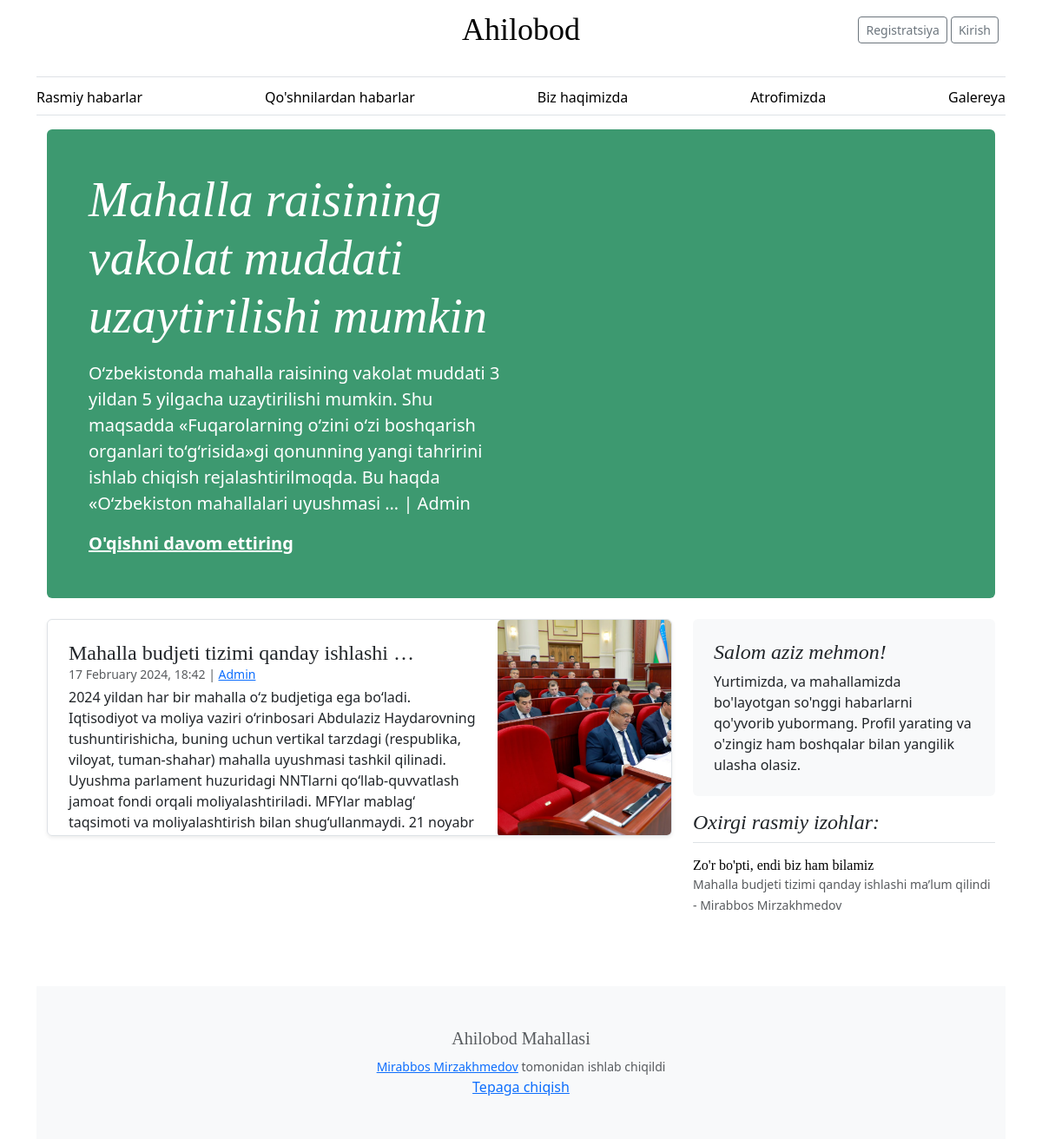
Before: / with the older database file.
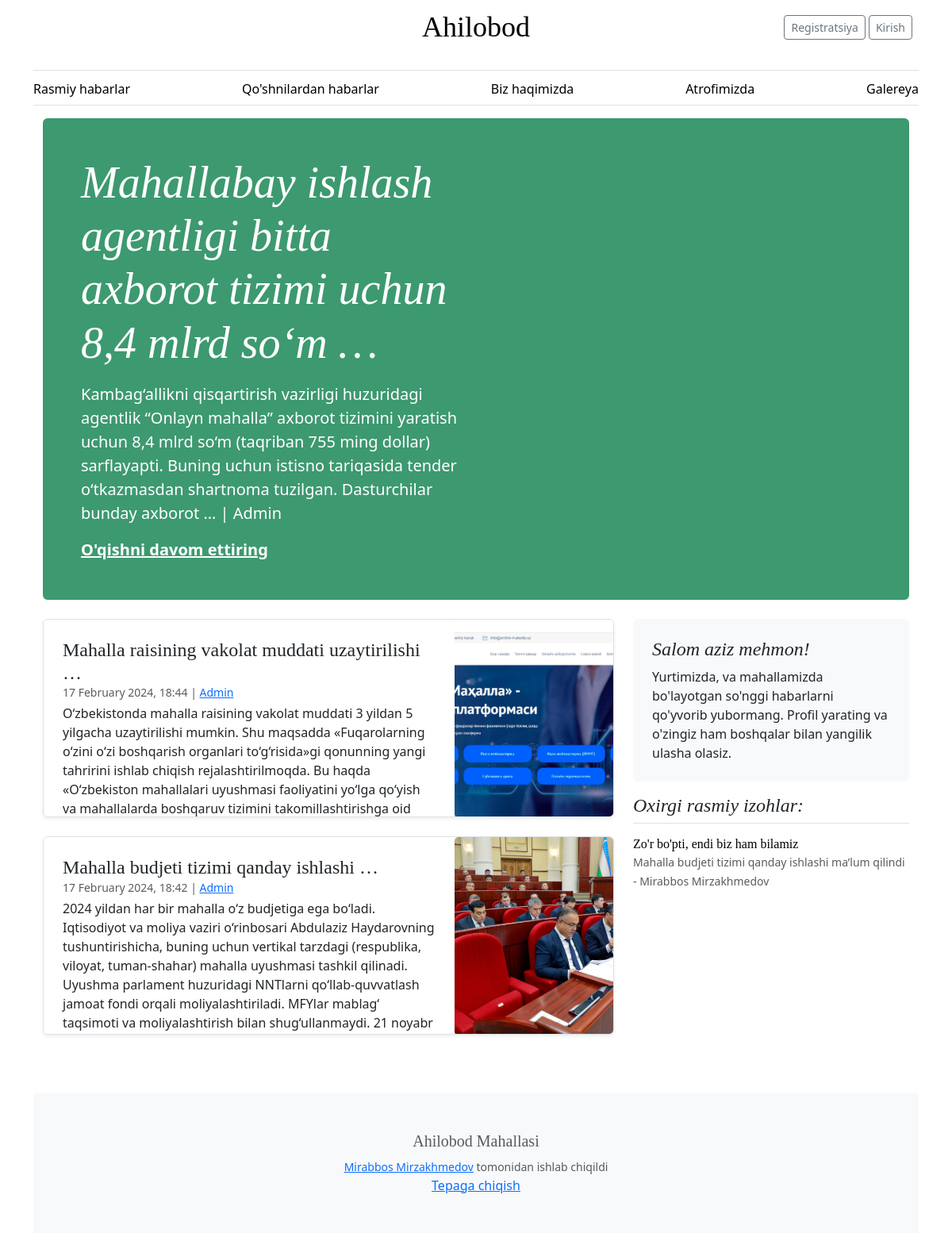
After: the same page with the newer database file.
### webapp/models.py (models this page shows, shortened)
class Post(models.Model):
    post_id = models.AutoField(primary_key=True)
    title = models.CharField(max_length=255)
    full_text = RichTextField(blank=True, null=True)
    created_at = models.DateTimeField(default=timezone.now)
    user_id = models.ForeignKey(User, on_delete=models.CASCADE, related_name='posts')
    updated_at = models.DateTimeField(auto_now=True)
    image = models.ImageField(upload_to='posts/', default='posts/default.webp')

class User(AbstractUser):
    user_id = models.AutoField(primary_key=True)
    phone_number = models.CharField(max_length=20)
    profile_pic = models.ImageField(null=True, upload_to='profile/')
    bio = models.TextField(blank=True, null=True)
    created_at = models.DateTimeField(default=timezone.now)
    updated_at = models.DateTimeField(auto_now=True)

class Comment(models.Model):
    comment_id = models.AutoField(primary_key=True)
    post = models.ForeignKey(Post, on_delete=models.CASCADE, related_name='comments')
    user = models.ForeignKey(User, on_delete=models.CASCADE, related_name='comments')
    comment_text = models.TextField()
    created_at = models.DateTimeField(default=timezone.now)

### webapp/views.py (the view)
# urls.py: path('', views.index, name='home'),
def index(request):
    posts = Post.objects.all().order_by('-created_at')
    comments = Comment.objects.all().order_by('-created_at')
    latest_news = posts.first()
    other_posts = posts[1:]
    last_five = comments[:5]
    data = {
        'last_five': last_five,
        'posts': posts,
        'latest_news': latest_news,
        'other_posts': other_posts,
        'title': "So'nggi yangiliklar",
    }
    return render(request, 'webapp/index.html', data)

### webapp/templates/webapp/index.html (shortened to what this page needs)
{% extends 'webapp/layout.html' %}
{% block body %}
    <div class="p-4 p-md-5 mb-4 rounded text-body-emphasis bg-body-secondary">
        <div class="col-lg-6 px-0">
            <h1 class="display-4 fst-italic">{{ latest_news.title|truncatewords:10|striptags|safe }}</h1>
            <p class="lead my-3">{{ latest_news.full_text|truncatewords:30|striptags|safe }} | {{ latest_news.user_id.first_name }} {{ latest_news.user_id.last_name }}</p>
            <p class="lead mb-0"><a href="{% url 'news-detail' latest_news.post_id %}" class="text-body-emphasis fw-bold">O'qishni davom ettiring</a></p>
        </div>
    </div>
    <div class="row mb-2">
        <div class="col-md-8">
            {% for post in other_posts  %}
                <div class="row g-0 border rounded overflow-hidden flex-md-row mb-4 shadow-sm h-md-250 position-relative">
                    <div class="col p-4 d-flex flex-column position-static">
                        <h4 class="mb-0">{{ post.title|truncatewords:5|striptags|safe }}</h4>
                        <small class="mb-1 text-body-secondary">{{ post.created_at|date:"j F Y, G:i" }} | <a href="{% url 'profile' post.user_id_id %}">{{ post.user_id.first_name }} {{ post.user_id.last_name }}</a></small>
                        <p class="card-text mb-auto">{{ post.full_text|truncatewords:50|striptags|safe }} <a style="text-decoration: none" href="{% url 'news-detail' post.post_id %}" class="icon-link gap-1 icon-link-hover stretched-link">Batafsil...</a></p>
                    </div>
                    <div class="col-auto d-none d-lg-block">
                        {% if post.image %}
                            <div class="image-container" style="width: 200px; height: 250px; overflow: hidden;">
                                <img class="bd-placeholder-img" style="width: 100%; height: 100%; object-fit: cover;" src="{{ post.image.url }}" alt="{{ post.title }}">
                            </div>
                        {% endif %}
                    </div>
                </div>
            {% endfor %}
        </div>
        <div class="col-md-4">
            <div class="position-sticky" style="top: 2rem;">
                {% if user.is_authenticated %}
                    <div class="p-4 mb-3 bg-body-tertiary rounded">
                        <h4 class="fst-italic">Xush kelibsiz, {{ user.first_name }}!</h4>
                        <p class="mb-0">Yurtimizda, va mahallamizda bo'layotgan so'nggi habarlarni qo'yvorib yubormang.
                        O'qing, izohlar yozing va biz haqimizda boshqalarga ayting.</p>
                    </div>
                {% else %}
                    <div class="p-4 mb-3 bg-body-tertiary rounded">
                        <h4 class="fst-italic">Salom aziz mehmon!</h4>
                        <p class="mb-0">Yurtimizda, va mahallamizda bo'layotgan so'nggi habarlarni qo'yvorib yubormang.
                        Profil yarating va o'zingiz ham boshqalar bilan yangilik ulasha olasiz.</p>
                    </div>
                {% endif %}
                <div>
                    <h4 class="fst-italic">Oxirgi rasmiy izohlar:</h4>
                    <ul class="list-unstyled">
                        {% for comment in last_five %}
                        <li>
                            <a class="d-flex flex-column flex-lg-row gap-3 align-items-start align-items-lg-center py-3 link-body-emphasis text-decoration-none border-top"
                               href="{% url 'news-detail' comment.post.post_id %}">
                                <div class="col-lg-12">
                                    <h6 class="mb-0">{{ comment.comment_text }}</h6>
                                    <small class="text-body-secondary">{{ comment.post.title }} - {{ comment.user.first_name }} {{ comment.user.last_name }}</small>
                                </div>
                            </a>
                        </li>
                        {% endfor %}
                    </ul>
                </div>
            </div>
        </div>
    </div>
{% endblock %}

### webapp/templates/webapp/layout.html (shortened to what this page needs)
<!DOCTYPE html>
<html lang="en">
<head>
    {% load static %}
    <link
        href="https://cdn.jsdelivr.net/npm/bootstrap@5.3.2/dist/css/bootstrap.min.css"
        rel="stylesheet"
>
    <link rel="stylesheet" href="{% static 'css/blog.css' %}">
</head>
<body>
<div class="container">
    <header class="border-bottom lh-1 py-3">
        <div class="row flex-nowrap justify-content-between align-items-center">
            <div class="col-4 pt-1">
            </div>
            <div class="col-4 text-center">
                <a class="blog-header-logo text-body-emphasis text-decoration-none"
                   href="{% url 'home' %}">Ahilobod</a>
            </div>
            <div class="col-4 d-flex justify-content-end align-items-center">
                {% if user.is_authenticated %}
                    {% if user.is_staff == True %}
                        <div>
                            <a class="btn btn-sm btn-outline-secondary" href="{% url 'create' %}">Rasmiy yangilik yozish</a>
                            <a class="btn btn-sm btn-outline-secondary" href="{% url 'notify-neighbors' %}">Suhbat boshlash</a>
                            <a class="btn btn-sm btn-outline-secondary" href="{% url 'logout' %}">Chiqish</a>
                        </div>
                    {% else %}
                        <div>
                            <a class="btn btn-sm btn-outline-secondary" href="{% url 'notify-neighbors' %}">Suhbat boshlash</a>
                            <a class="btn btn-sm btn-outline-secondary" href="{% url 'logout' %}">Chiqish</a>
                        </div>
                    {% endif %}
                {% else %}
                    <div>
                        <a class="btn btn-sm btn-outline-secondary"
                           href="{% url 'register' %}">Registratsiya</a>
                        <a class="btn btn-sm btn-outline-secondary"
                           href="{% url 'login' %}">Kirish</a>
                    </div>
                {% endif %}
            </div>
        </div>
    </header>
    <div class="nav-scroller py-1 mb-3 border-bottom">
        <nav class="nav nav-underline justify-content-between">
            <a class="nav-item nav-link link-body-emphasis"
               href="{% url 'home' %}">Rasmiy habarlar</a>
            <a class="nav-item nav-link link-body-emphasis"
               href="{% url 'neighbors' %}">Qo'shnilardan habarlar</a>
            <a class="nav-item nav-link link-body-emphasis"
               href="{% url 'about' %}">Biz haqimizda</a>
            <a class="nav-item nav-link link-body-emphasis"
               href="{% url 'business' %}">Atrofimizda</a>
            <a class="nav-item nav-link link-body-emphasis"
               href="{% url 'gallery' %}">Galereya</a>
        </nav>
    </div>
    <main class="container">
        {% block body %}
        {% endblock %}
    </main>
    <footer style="margin-top: 50px;" class="py-5 text-center text-body-secondary bg-body-tertiary">
        <h5>Ahilobod Mahallasi</h5>
        <small><a href="https://t.me/mirabbos_developer">Mirabbos
            Mirzakhmedov</a> tomonidan ishlab chiqildi</small>
        <p class="mb-0">
            <a href="#">Tepaga chiqish</a>
        </p>
    </footer>
</div>
</body>
</html>

### webapp/static/css/blog.css (style rules this page uses)
.blog-header-logo { font-family: "Playfair Display", Georgia, "Times New Roman", serif; font-size: 2.25rem; }
h1, h2, h3, h4, h5, h6 { font-family: "Playfair Display", Georgia, "Times New Roman", serif; }
@media (min-width: 768px) { .h-md-250 { height: 250px; } }
.row { margin-bottom: 20px; }
.image-container { text-align: center; position: relative; }
.image-container img { max-width: 100%; height: 100%; display: block; margin: 0 auto; border-radius: 5px; box-shadow: 0 2px 4px rgba(0, 0, 0, 0.1); }
.bg-body-secondary { background-color: #3D9970 !important; color: #ffffff !important; }
.bg-body-secondary a { color: #ffffff !important; }
.align-items-center { padding-left: 10px !important; padding-right: 10px !important; }

### webapp/templates/webapp/layout.html (style rules this page uses)
.bd-placeholder-img { font-size: 1.125rem; text-anchor: middle; -webkit-user-select: none; -moz-user-select: none; user-select: none; }
.nav-scroller { position: relative; z-index: 2; height: 2.75rem; overflow-y: hidden; }
.nav-scroller .nav { display: flex; flex-wrap: nowrap; padding-bottom: 1rem; margin-top: -1px; overflow-x: auto; text-align: center; white-space: nowrap; -webkit-overflow-scrolling: touch; }

Changed rows visible on the page:
added Post: title "Mahallabay ishlash agentligi bitta axborot tizimi uchun 8,4 mlrd so‘m …", full_text "Kambag‘allikni qisqartirish vazirligi huzuridagi agentlik “Onlayn mahalla” axborot tizimini yaratish uchun 8,4 mlrd so‘m (taqriban 755 ming dollar) sarflayapti. Buning uchun istisno tariqasida tender o‘tkazmasdan shartnoma tuzilgan. Dasturchilar bunday axborot …", user_id.first_name "Admin"
now on one of the page's lists (row edited): Post: title "Mahalla raisining vakolat muddati uzaytirilishi …", created_at "17 February 2024, 18:44", user_id.first_name "Admin", full_text "O‘zbekistonda mahalla raisining vakolat muddati 3 yildan 5 yilgacha uzaytirilishi mumkin. Shu maqsadda «Fuqarolarning o‘zini o‘zi boshqarish organlari to‘g‘risida»gi qonunning yangi tahririni ishlab chiqish rejalashtirilmoqda. Bu haqda «O‘zbekiston mahallalari uyushmasi faoliyatini yo‘lga qo‘yish va mahallalarda boshqaruv tizimini takomillashtirishga oid…"
Other visible differences:
{{ latest_news.title|truncatewords:10|striptags|safe }}: "Mahalla raisining vakolat muddati uzaytirilishi mumkin" → "Mahallabay ishlash agentligi bitta axborot tizimi uchun 8,4 mlrd so‘m …"
{{ latest_news.full_text|truncatewords:30|striptags|safe }}: "O‘zbekistonda mahalla raisining vakolat muddati 3 yildan 5 yilgacha uzaytirilishi mumkin. Shu maqsadda «Fuqarolarning o‘zini o‘zi boshqarish organlari to‘g‘risida»gi qonunning yangi tahririni ishlab chiqish rejalashtirilmoqda. Bu haqda «O‘zbekiston mahallalari uyushmasi …" → "Kambag‘allikni qisqartirish vazirligi huzuridagi agentlik “Onlayn mahalla” axborot tizimini yaratish uchun 8,4 mlrd so‘m (taqriban 755 ming dollar) sarflayapti. Buning uchun istisno tariqasida tender o‘tkazmasdan shartnoma tuzilgan. Dasturchilar bunday axborot …"
